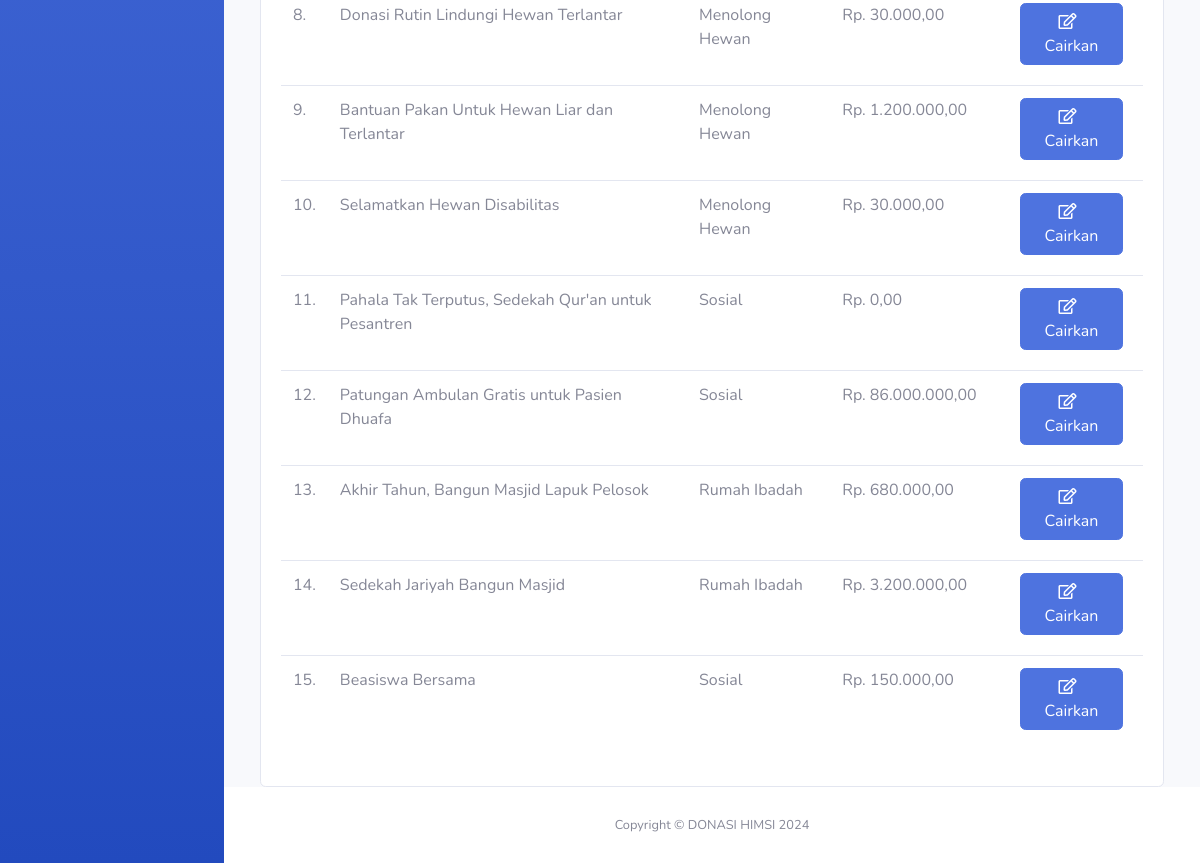
Before: /index.php/admin/pencairanDana (lower part) with the older database file.
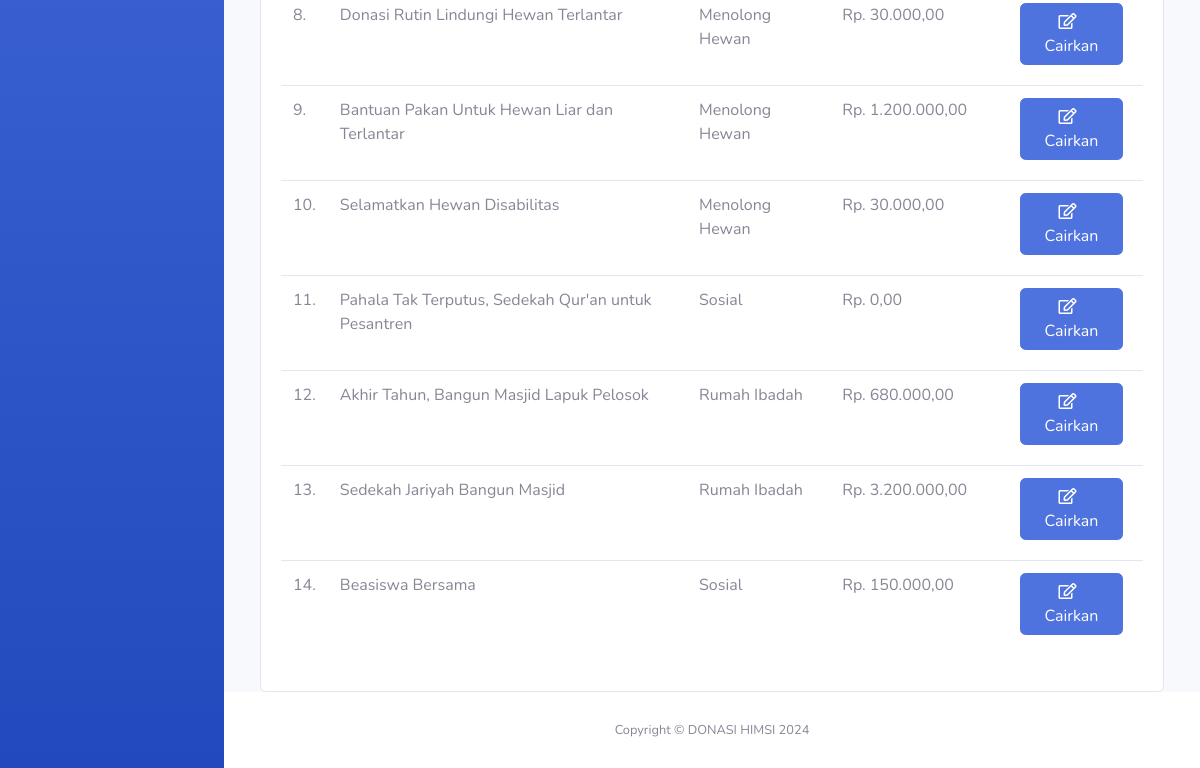
After: the same page with the newer database file.
### tables this page shows
CREATE TABLE `donasi` (
  `id` int(11) NOT NULL,
  `judul` varchar(128) NOT NULL,
  `id_kategori` int(11) NOT NULL,
  `dana_dibutuhkan` int(11) NOT NULL,
  `dana_terkumpul` int(11) NOT NULL,
  `detail` text NOT NULL,
  `gambar` varchar(258) NOT NULL,
  `status_donasi` enum('Belum dicairkan','Sudah dicairkan') NOT NULL DEFAULT 'Belum dicairkan'
);

CREATE TABLE `kategori` (
  `id_kategori` int(11) NOT NULL,
  `kategori` varchar(128) NOT NULL
);

### application/controllers/Admin.php (called while the page is built, shortened)
<?php
class Admin extends CI_Controller
{
    public function pencairanDana()
    {
        $data['title'] = 'Pencairan Dana | Admin Donasi Himsi';
        $data['user'] = $this->ModelUser->cekData(['email' => $this->session->userdata('email')])->row_array();
        $data['donasi'] = $this->db->get('donasi')->result_array();
        $data['kategori'] = $this->db->get('kategori')->result_array();
        $this->load->view('templates/header', $data);
        $this->load->view('templates/sidebar', $data);
        $this->load->view('templates/topbar', $data);
        $this->load->view('admin/pencairan-dana', $data);
        $this->load->view('templates/footer');
    }
}

### index.php (called while the page is built, shortened)
<?php
require_once BASEPATH.'core/CodeIgniter.php';

### application/views/admin/pencairan-dana.php (the view, shortened to what this page needs)
<div class="container-fluid">
    <div class="col-12 grid-margin stretch-card">
        <div class="card">
            <div class="card-body">
                <?php
                $queryDonasi = "SELECT * FROM donasi JOIN kategori ON donasi.id_kategori = kategori.id_kategori WHERE status_donasi = 'Belum dicairkan'";
                $donasi = $this->db->query($queryDonasi)->result_array();
                ?>
                <div class="widget">
                    <div class="table-responsive">
                        <table class="table table-hover">
                            <tbody>
                                <?php $i = 1; ?>
                                <?php foreach ($donasi as $d) : ?>
                                    <tr>
                                        <td scope="row"><?php echo $i . '.'; ?></td>
                                        <td><span><?php echo $d['judul']; ?></span></td>
                                        <td><span><?php echo $d['kategori']; ?></span></td>
                                        <td><?php echo "Rp. " . number_format($d['dana_terkumpul'], 2, ',', '.'); ?></td>
                                        <td>
                                            <a href="<?php echo base_url('admin/inputPencairan/') . $d['id']; ?>" class="btn btn-primary mr-2 mb-2"><i class="far fa-fw fa-edit mr-2"></i>Cairkan</a>
                                        </td>
                                    </tr>
                                    <?php $i++; ?>
                                <?php endforeach; ?>
                            </tbody>
                        </table>
                    </div>
                </div>
            </div>
        </div>
    </div>
</div>
</div>

Changed rows visible on the page:
no longer on this page (row edited): donasi: judul "Patungan Ambulan Gratis untuk Pasien Dhuafa", id_kategori.kategori "Sosial", dana_terkumpul "86.000.000,00"
